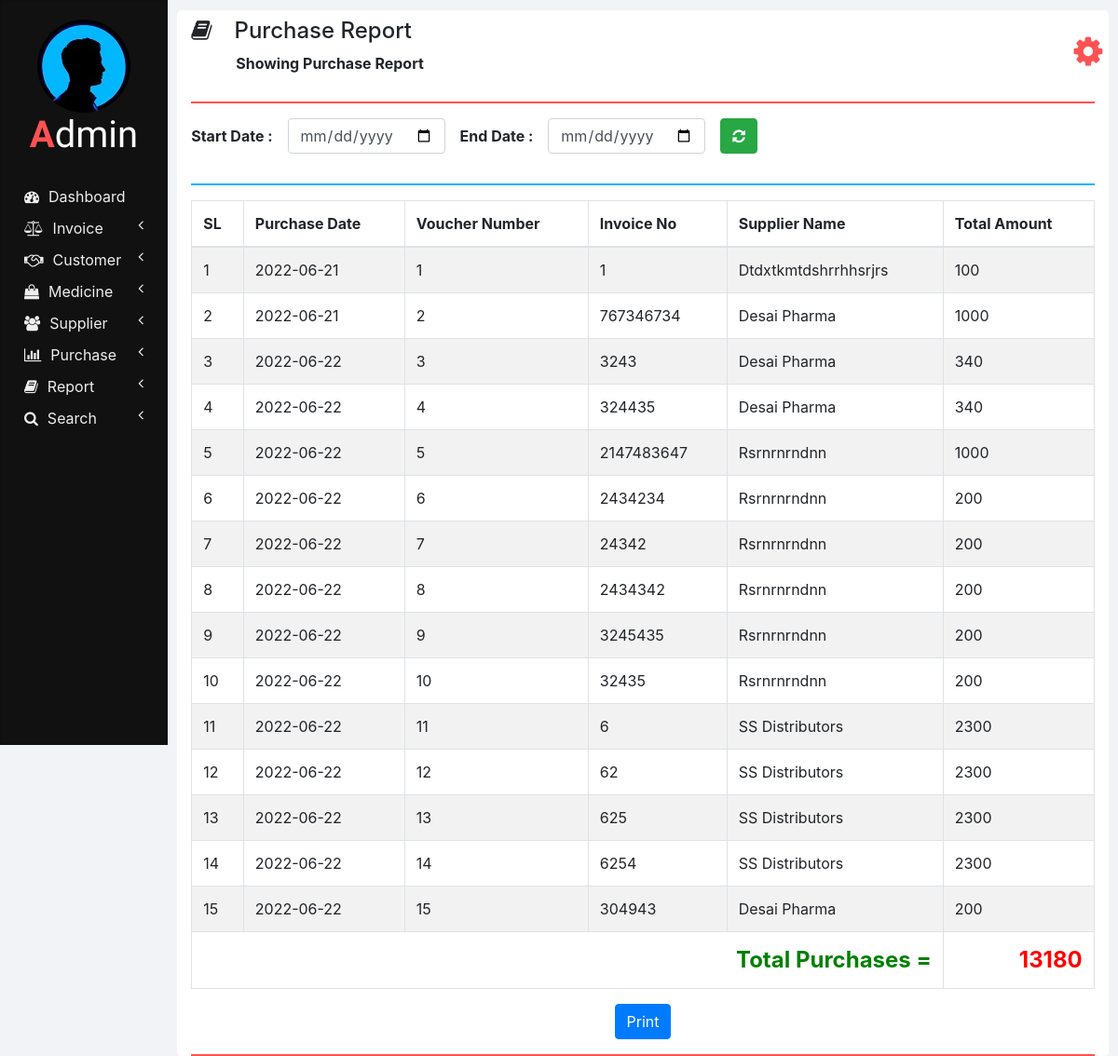
/purchase_report.php, run on the app's committed database.
### tables this page shows
CREATE TABLE `purchases` (
  `SUPPLIER_NAME` varchar(100) NOT NULL,
  `INVOICE_NUMBER` int(11) NOT NULL,
  `VOUCHER_NUMBER` int(11) NOT NULL,
  `PURCHASE_DATE` varchar(10) NOT NULL,
  `TOTAL_AMOUNT` double NOT NULL,
  `PAYMENT_STATUS` varchar(20) NOT NULL
);

### php/report.php (the view, shortened to what this page needs)
<?php
function showPurchases($start_date, $end_date) {
  ?>
  <thead>
    <tr>
      <th>SL</th>
      <th>Purchase Date</th>
      <th>Voucher Number</th>
      <th>Invoice No</th>
      <th>Supplier Name</th>
      <th>Total Amount</th>
    </tr>
  </thead>
  <tbody>
  <?php
  require "db_connection.php";
  if($con) {
    $seq_no = 0;
    $total = 0;
    if($start_date == "" || $end_date == "")
      $query = "SELECT * FROM purchases";
    else
      $query = "SELECT * FROM purchases WHERE PURCHASE_DATE BETWEEN '$start_date' AND '$end_date'";
    $result = mysqli_query($con, $query);
    while($row = mysqli_fetch_array($result)) {
      $seq_no++;
      showPurchaseRow($seq_no, $row);
      $total = $total + $row['TOTAL_AMOUNT'];
    }
    ?>
    </tbody>
    <tfoot class="font-weight-bold">
      <tr style="text-align: right; font-size: 24px;">
        <td colspan="5" style="color: green;">&nbsp;Total Purchases =</td>
        <td style="color: red;"><?php echo $total; ?></td>
      </tr>
    </tfoot>
    <?php
  }
}
function showPurchaseRow($seq_no, $row) {
  ?>
  <tr>
    <td><?php echo $seq_no; ?></td>
    <td><?php echo $row['PURCHASE_DATE']; ?></td>
    <td><?php echo $row['VOUCHER_NUMBER']; ?></td>
    <td><?php echo $row['INVOICE_NUMBER']; ?></td>
    <td><?php echo $row['SUPPLIER_NAME'] ?></td>
    <td><?php echo $row['TOTAL_AMOUNT']; ?></td>
  </tr>
  <?php
}
  ?>

### css/sidenav.css (style rules this page uses)
body { background-color: #f1f3f6; }
.sidenav { width: 15%; height: 100vh; background-color: #222222; position: fixed; z-index: 1; flex: 1 0 auto; }
.card { width: 100%; height: 100%; top: 0; border-radius: 0; background-color: #111111; }
.logo .logo-caption { font-family: 'Poiret One', cursive; color: #ffffff; text-align: center; margin-bottom: 25px; }
.logo .profile { margin-left: 50%; border-radius: 50%; transform: translate(-50%); }
.logo .tweak { color: #ff5252; font-weight: bold; }
.main-menu-item { padding: 5px 5px; cursor: pointer; }
.main-menu-item > a { color: #eeeeee; text-decoration: none; font-size: 16px; }
.main-menu-item > a > span { margin-left: 10px; }

### css/home.css (style rules this page uses)
html, body { height: 100vh; }

### data on the page
purchases: seq_no "1", PURCHASE_DATE "2022-06-21", VOUCHER_NUMBER "1", INVOICE_NUMBER "1", SUPPLIER_NAME "Dtdxtkmtdshrrhhsrjrs", TOTAL_AMOUNT "100"
purchases: seq_no "2", PURCHASE_DATE "2022-06-21", VOUCHER_NUMBER "2", INVOICE_NUMBER "767346734", SUPPLIER_NAME "Desai Pharma", TOTAL_AMOUNT "1000"
purchases: seq_no "3", PURCHASE_DATE "2022-06-22", VOUCHER_NUMBER "3", INVOICE_NUMBER "3243", SUPPLIER_NAME "Desai Pharma", TOTAL_AMOUNT "340"
purchases: seq_no "4", PURCHASE_DATE "2022-06-22", VOUCHER_NUMBER "4", INVOICE_NUMBER "324435", SUPPLIER_NAME "Desai Pharma", TOTAL_AMOUNT "340"
purchases: seq_no "5", PURCHASE_DATE "2022-06-22", VOUCHER_NUMBER "5", INVOICE_NUMBER "2147483647", SUPPLIER_NAME "Rsrnrnrndnn", TOTAL_AMOUNT "1000"
purchases: seq_no "6", PURCHASE_DATE "2022-06-22", VOUCHER_NUMBER "6", INVOICE_NUMBER "2434234", SUPPLIER_NAME "Rsrnrnrndnn", TOTAL_AMOUNT "200"
purchases: seq_no "7", PURCHASE_DATE "2022-06-22", VOUCHER_NUMBER "7", INVOICE_NUMBER "24342", SUPPLIER_NAME "Rsrnrnrndnn", TOTAL_AMOUNT "200"
purchases: seq_no "8", PURCHASE_DATE "2022-06-22", VOUCHER_NUMBER "8", INVOICE_NUMBER "2434342", SUPPLIER_NAME "Rsrnrnrndnn", TOTAL_AMOUNT "200"
purchases: seq_no "9", PURCHASE_DATE "2022-06-22", VOUCHER_NUMBER "9", INVOICE_NUMBER "3245435", SUPPLIER_NAME "Rsrnrnrndnn", TOTAL_AMOUNT "200"
purchases: seq_no "10", PURCHASE_DATE "2022-06-22", VOUCHER_NUMBER "10", INVOICE_NUMBER "32435", SUPPLIER_NAME "Rsrnrnrndnn", TOTAL_AMOUNT "200"
purchases: seq_no "11", PURCHASE_DATE "2022-06-22", VOUCHER_NUMBER "11", INVOICE_NUMBER "6", SUPPLIER_NAME "SS Distributors", TOTAL_AMOUNT "2300"
purchases: seq_no "12", PURCHASE_DATE "2022-06-22", VOUCHER_NUMBER "12", INVOICE_NUMBER "62", SUPPLIER_NAME "SS Distributors", TOTAL_AMOUNT "2300"
purchases: seq_no "13", PURCHASE_DATE "2022-06-22", VOUCHER_NUMBER "13", INVOICE_NUMBER "625", SUPPLIER_NAME "SS Distributors", TOTAL_AMOUNT "2300"
purchases: seq_no "14", PURCHASE_DATE "2022-06-22", VOUCHER_NUMBER "14", INVOICE_NUMBER "6254", SUPPLIER_NAME "SS Distributors", TOTAL_AMOUNT "2300"
purchases: seq_no "15", PURCHASE_DATE "2022-06-22", VOUCHER_NUMBER "15", INVOICE_NUMBER "304943", SUPPLIER_NAME "Desai Pharma", TOTAL_AMOUNT "200"

### other printed values
$heading "Purchase Report"
$sub_heading "Showing Purchase Report"
$total "13180"
